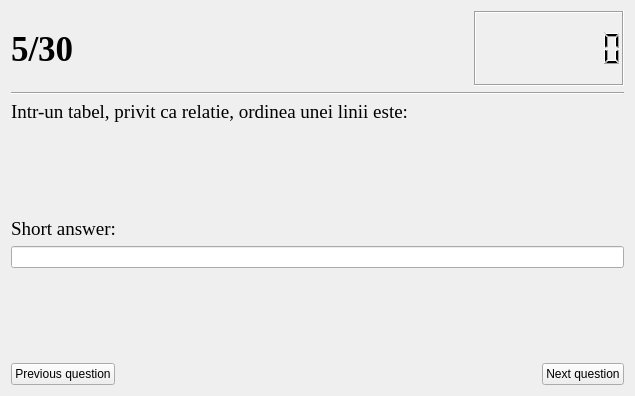
<?xml version="1.0" encoding="UTF-8"?>
<ui version="4.0">
 <class>TestAttempt</class>
 <widget class="QWidget" name="TestAttempt">
  <property name="geometry">
   <rect>
    <x>0</x>
    <y>0</y>
    <width>635</width>
    <height>396</height>
   </rect>
  </property>
  <property name="windowTitle">
   <string>Test attempt</string>
  </property>
  <property name="styleSheet">
   <string notr="true">QLineEdit, QPlainTextEdit, QComboBox, QRadioButton, QPushButton, QDateTimeEdit, QCheckBox
{
font: 16px &quot;Times New Roman&quot;;
}
</string>
  </property>
  <layout class="QVBoxLayout" name="verticalLayout_2">
   <item>
    <layout class="QVBoxLayout" name="questionBodyLayout">
     <item>
      <layout class="QHBoxLayout" name="horizontalLayout">
       <item>
        <widget class="QLabel" name="countLabel">
         <property name="font">
          <font>
           <family>Times New Roman</family>
           <pointsize>26</pointsize>
           <weight>75</weight>
           <bold>true</bold>
          </font>
         </property>
         <property name="text">
          <string>5/30</string>
         </property>
        </widget>
       </item>
       <item>
        <spacer name="horizontalSpacer_2">
         <property name="orientation">
          <enum>Qt::Horizontal</enum>
         </property>
         <property name="sizeHint" stdset="0">
          <size>
           <width>40</width>
           <height>20</height>
          </size>
         </property>
        </spacer>
       </item>
       <item>
        <widget class="QLCDNumber" name="timeLeft">
         <property name="enabled">
          <bool>true</bool>
         </property>
         <property name="minimumSize">
          <size>
           <width>150</width>
           <height>75</height>
          </size>
         </property>
         <property name="baseSize">
          <size>
           <width>0</width>
           <height>0</height>
          </size>
         </property>
         <property name="font">
          <font>
           <pointsize>24</pointsize>
           <weight>75</weight>
           <italic>false</italic>
           <bold>true</bold>
          </font>
         </property>
         <property name="frameShape">
          <enum>QFrame::Box</enum>
         </property>
         <property name="frameShadow">
          <enum>QFrame::Sunken</enum>
         </property>
         <property name="digitCount">
          <number>8</number>
         </property>
         <property name="value" stdset="0">
          <double>0.000000000000000</double>
         </property>
         <property name="intValue" stdset="0">
          <number>0</number>
         </property>
        </widget>
       </item>
      </layout>
     </item>
     <item>
      <widget class="Line" name="line">
       <property name="orientation">
        <enum>Qt::Horizontal</enum>
       </property>
      </widget>
     </item>
     <item>
      <widget class="QLabel" name="textLabel">
       <property name="font">
        <font>
         <family>Times New Roman</family>
         <pointsize>14</pointsize>
        </font>
       </property>
       <property name="text">
        <string>Intr-un tabel, privit ca relatie, ordinea unei linii este:</string>
       </property>
       <property name="wordWrap">
        <bool>true</bool>
       </property>
      </widget>
     </item>
     <item>
      <spacer name="verticalSpacer">
       <property name="orientation">
        <enum>Qt::Vertical</enum>
       </property>
       <property name="sizeHint" stdset="0">
        <size>
         <width>20</width>
         <height>40</height>
        </size>
       </property>
      </spacer>
     </item>
     <item>
      <layout class="QVBoxLayout" name="answersLayout"/>
     </item>
     <item>
      <widget class="QLabel" name="shortAnswerLabel">
       <property name="font">
        <font>
         <family>Times New Roman</family>
         <pointsize>14</pointsize>
        </font>
       </property>
       <property name="text">
        <string>Short answer:</string>
       </property>
      </widget>
     </item>
     <item>
      <widget class="QLineEdit" name="shortAnswerInput"/>
     </item>
     <item>
      <spacer name="verticalSpacer_2">
       <property name="orientation">
        <enum>Qt::Vertical</enum>
       </property>
       <property name="sizeHint" stdset="0">
        <size>
         <width>20</width>
         <height>40</height>
        </size>
       </property>
      </spacer>
     </item>
     <item>
      <layout class="QHBoxLayout" name="horizontalLayout_3">
       <item>
        <widget class="QPushButton" name="previousButton">
         <property name="text">
          <string>Previous question</string>
         </property>
        </widget>
       </item>
       <item>
        <spacer name="horizontalSpacer">
         <property name="orientation">
          <enum>Qt::Horizontal</enum>
         </property>
         <property name="sizeHint" stdset="0">
          <size>
           <width>40</width>
           <height>20</height>
          </size>
         </property>
        </spacer>
       </item>
       <item>
        <widget class="QPushButton" name="nextButton">
         <property name="text">
          <string>Next question</string>
         </property>
        </widget>
       </item>
      </layout>
     </item>
    </layout>
   </item>
  </layout>
 </widget>
 <layoutdefault spacing="6" margin="11"/>
 <resources/>
 <connections/>
</ui>
